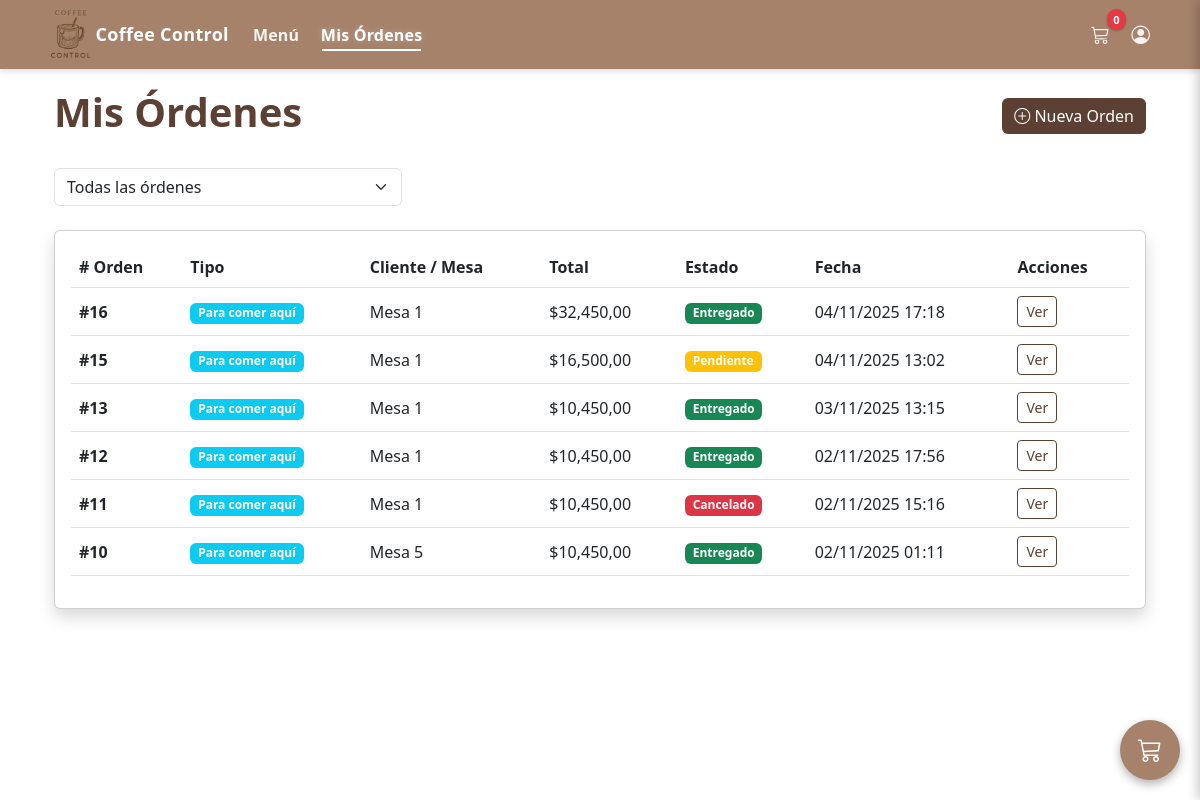
The page /ordenes/lista-ordenes/ (signed in) on the database its author committed.
### ordenes/models.py (models this page shows, shortened)
class Orden(models.Model):
    TIPO_PEDIDO = (
        ('comer', 'Para comer aquí'),
        ('llevar', 'Para llevar'),
    )
    ESTADOS = (
        ('pendiente', 'Pendiente'),
        ('entregado', 'Entregado'),
        ('cancelado', 'Cancelado'),
    )
    METODO_PAGO = (
        ('efectivo', 'Efectivo'),
        ('tarjeta_debito', 'Tarjeta Débito'),
        ('tarjeta_credito', 'Tarjeta Crédito'),
        ('transferencia', 'Transferencia'),
        ('qr', 'QR'),
    )
    mesero = models.ForeignKey(
        ManejoUsuario,
        on_delete=models.CASCADE,
        limit_choices_to={'rol': 'waiter'},
        verbose_name="Mesero"
    )
    tipo_pedido = models.CharField(
        max_length=10,
        choices=TIPO_PEDIDO,
        default='comer',
        verbose_name="Tipo de pedido"
    )
    metodo_pago = models.CharField(
        max_length=20,
        choices=METODO_PAGO,
        default='efectivo',
        verbose_name="Método de pago"
    )
    numero_mesa = models.IntegerField(
        verbose_name="Número de mesa",
        null=True,
        blank=True
    )
    nombre_cliente = models.CharField(
        max_length=100,
        verbose_name="Nombre del cliente",
        blank=True
    )
    comentarios = models.TextField(
        blank=True,
        verbose_name='Comentarios adicionales'
    )
    estado = models.CharField(
        max_length=10,
        choices=ESTADOS,
        default='pendiente',
        verbose_name="Estado"
    )
    subtotal = models.DecimalField(
        max_digits=10,
        decimal_places=2,
        default=0,
        verbose_name="Subtotal"
    )
    impuestos = models.DecimalField(
        max_digits=10,
        decimal_places=2,
        default=0,
        verbose_name="Impuestos"
    )
    total = models.DecimalField(
        max_digits=10,
        decimal_places=2,
        default=0,
        verbose_name="Total"
    )
    creado = models.DateTimeField(auto_now_add=True, verbose_name="Fecha de creación")
    actualizado = models.DateTimeField(auto_now=True, verbose_name="Última actualización")
    class Meta:
        verbose_name = "Orden"
        verbose_name_plural = "Órdenes"

### ordenes/views.py (the view)
# urls.py: path('lista-ordenes/', views.listar_ordenes, name='listar_ordenes'),
@login_required
def listar_ordenes(request):
    if request.user.rol == 'admin' or request.user.is_superuser:
        ordenes = Orden.objects.all().order_by('-creado')
    else:
        ordenes = Orden.objects.filter(mesero=request.user).order_by('-creado')
    estado_filtro = request.GET.get('estado', 'todas')
    if estado_filtro != 'todas':
        ordenes = ordenes.filter(estado=estado_filtro)
    return render(request, 'ordenes/lista_ordenes.html', {
        'ordenes': ordenes,
        'estado_actual': estado_filtro
    })

### ordenes/templates/ordenes/lista_ordenes.html (shortened to what this page needs)
{% extends "base.html" %}
{% load static %}
{% load humanize %}
{% block content %}
<div class="container mt-4">
    <div class="d-flex justify-content-between align-items-center mb-4">
        <h1 class="fw-bold text-coffee">
            {% if user.rol == 'admin' or user.is_superuser %}
                Gestión de Órdenes
            {% else %}
                Mis Órdenes
            {% endif %}
        </h1>
        {% if user.rol == 'waiter' and not user.is_superuser %}
        <a href="{% url 'producto:menu' %}" class="btn btn-coffee">
            <i class="bi bi-plus-circle"></i> Nueva Orden
        </a>
        {% endif %}
    </div>
    <div class="row mb-4">
        <div class="col-md-4">
            <select class="form-select" id="filtro-estado">
                <option value="todas" {% if estado_actual == 'todas' %}selected{% endif %}>Todas las órdenes</option>
            </select>
        </div>
    </div>
    <div class="card shadow">
        <div class="card-body">
            <div class="table-responsive">
                <table class="table table-hover align-middle">
                    <thead style="background-color: #5c4033; color: white;">
                        <tr>
                            <th># Orden</th>
                            <th>Tipo</th>
                            <th>Cliente / Mesa</th>
                            <th>Total</th>
                            <th>Estado</th>
                            <th>Fecha</th>
                            <th>Acciones</th>
                        </tr>
                    </thead>
                    <tbody>
                        {% for orden in ordenes %}
                        <tr>
                            <td><strong>#{{ orden.id }}</strong></td>
                            <td>
                                <span class="badge bg-info">
                                    {{ orden.get_tipo_pedido_display }}
                                </span>
                            </td>
                            <td>
                                {% if orden.tipo_pedido == 'comer' %}
                                    Mesa {{ orden.numero_mesa }}
                                {% else %}
                                    {{ orden.nombre_cliente }}
                                {% endif %}
                            </td>
                            <td>${{ orden.total|floatformat:2|intcomma }}</td>
                            <td>
                                <span class="badge
                                    {% if orden.estado == 'pendiente' %}bg-warning
                                    {% elif orden.estado == 'entregado' %}bg-success
                                    {% else %}bg-danger{% endif %}">
                                    {{ orden.get_estado_display }}
                                </span>
                            </td>
                            <td>{{ orden.creado|date:"d/m/Y H:i" }}</td>
                            <td>
                                <a href="{% url 'ordenes:detalle_orden' orden.id %}"
                                   class="btn btn-sm btn-outline-coffee">
                                    Ver
                                </a>
                            </td>
                        </tr>
                        {% empty %}
                        <tr>
                            <td colspan="{% if user.rol == 'admin' or user.is_superuser %}8{% else %}7{% endif %}" class="text-center py-4">
                                <p class="text-muted">No hay órdenes registradas</p>
                            </td>
                        </tr>
                        {% endfor %}
                    </tbody>
                </table>
            </div>
        </div>
    </div>
</div>
{% endblock %}

### coffecontrol/templates/base.html (style rules this page uses)
:root { --coffee-600:#A6826A; --coffee-700:#8B5E3C; --cream:#f7efe7; --text-strong:#ffffff; --text-soft:rgba(255,255,255,.92); }
body { padding-top: 64px; }

### ordenes/templates/ordenes/lista_ordenes.html (style rules this page uses)
.btn-coffee { background-color: #5c4033; color: white; border: none; }
.btn-outline-coffee { color: #5c4033; border-color: #5c4033; }
.text-coffee { color: #5c4033; }

### rows shown on the page
Orden: id "16", tipo_pedido "Para comer aquí", numero_mesa "1", total "32,450,00", estado "Entregado", creado "04/11/2025 17:18"
Orden: id "15", tipo_pedido "Para comer aquí", numero_mesa "1", total "16,500,00", estado "Pendiente", creado "04/11/2025 13:02"
Orden: id "13", tipo_pedido "Para comer aquí", numero_mesa "1", total "10,450,00", estado "Entregado", creado "03/11/2025 13:15"
Orden: id "12", tipo_pedido "Para comer aquí", numero_mesa "1", total "10,450,00", estado "Entregado", creado "02/11/2025 17:56"
Orden: id "11", tipo_pedido "Para comer aquí", numero_mesa "1", total "10,450,00", estado "Cancelado", creado "02/11/2025 15:16"
Orden: id "10", tipo_pedido "Para comer aquí", numero_mesa "5", total "10,450,00", estado "Entregado", creado "02/11/2025 01:11"
